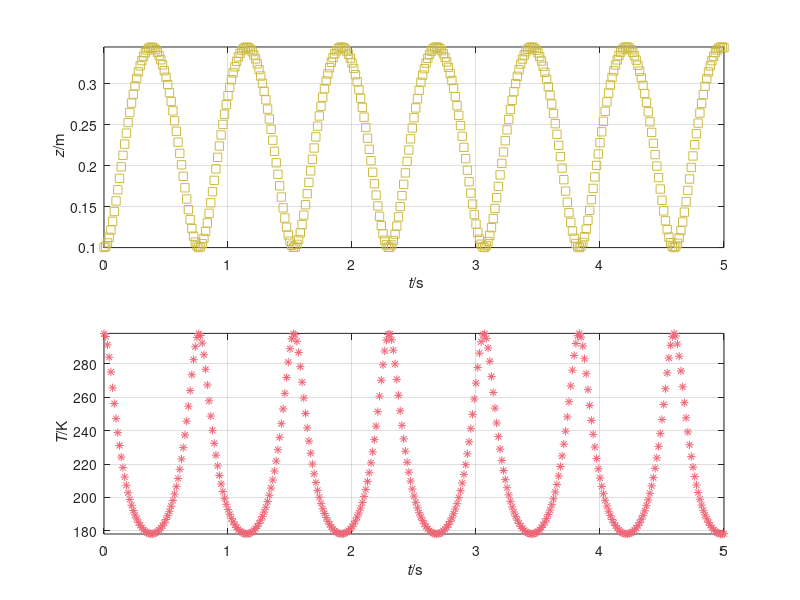

Reproduce this figure in MATLAB.
%%% Simulation of ideal gas & piston, temperature
%% Coordinates (t, z)

%% Constants
m = 20;             % kg: mass piston
g = 9.8;            % N/kg: gravitational acceleration
R = 8.31446261815;  % N m/(K mol): molar gas constant
N = 0.02;           % mol: amount of ideal gas
C = 20;             % J/(K mol): molar heat capacity

%% Initial conditions, state: (z, v, T)
t = 0;	  % s: time
z = 0.1;  % m: position piston
v = 0;    % m/s: velocity piston
T = 298.15;  % K: temperature of ideal gas

%% Boundary conditions
G = -m * g;  % N: gravity supply piston
Q = 0;       % J/s: heat flux

%% Parameters for time loop
t1 = 5;        % s: final time
dt = 0.00001;  % s: time step %@

%% Plotting
dtplot = t1/360;  % time interval between plots
tplot = dtplot;	  % time for next plot
clf
subplot(2, 1, 1); plot(t, z, 's', 'color', '#CCBB44')
xlabel('{\it t}/s'); ylabel('{\it z}/m')
hold on; axis('tight'); xlim([0, t1]); grid on
subplot(2, 1, 2); plot(t, T, '*', 'color', '#EE6677')
xlabel('{\it t}/s'); ylabel('{\it T}/K')
hold on; axis('tight'); xlim([0, t1]); grid on %@

%% Numerical time integration
while t < t1
  %% constitutive relations
  P = m * v;
  F = R * N * T / z;
  E = C * N * T;
  Phi = Q + dot(-F, v);

  %% balance laws
  t = t + dt;
  P = P + (F + G) * dt;
  z = z + v * dt;
  E = E + Phi * dt;

  %% constitutive relations: new state variables
  v = P / m;
  T = E / (C * N); %@

  %% plot
  if t > tplot
    subplot(2, 1, 1); plot(t, z, 's', 'color', '#CCBB44')
    subplot(2, 1, 2); plot(t, T, '*', 'color', '#EE6677')
    pause(0)
    tplot = tplot + dtplot;
  end %@
end
